Frame 1 (no input): blank canvas, image omitted
Frame 60 (no input): blank canvas, image omitted
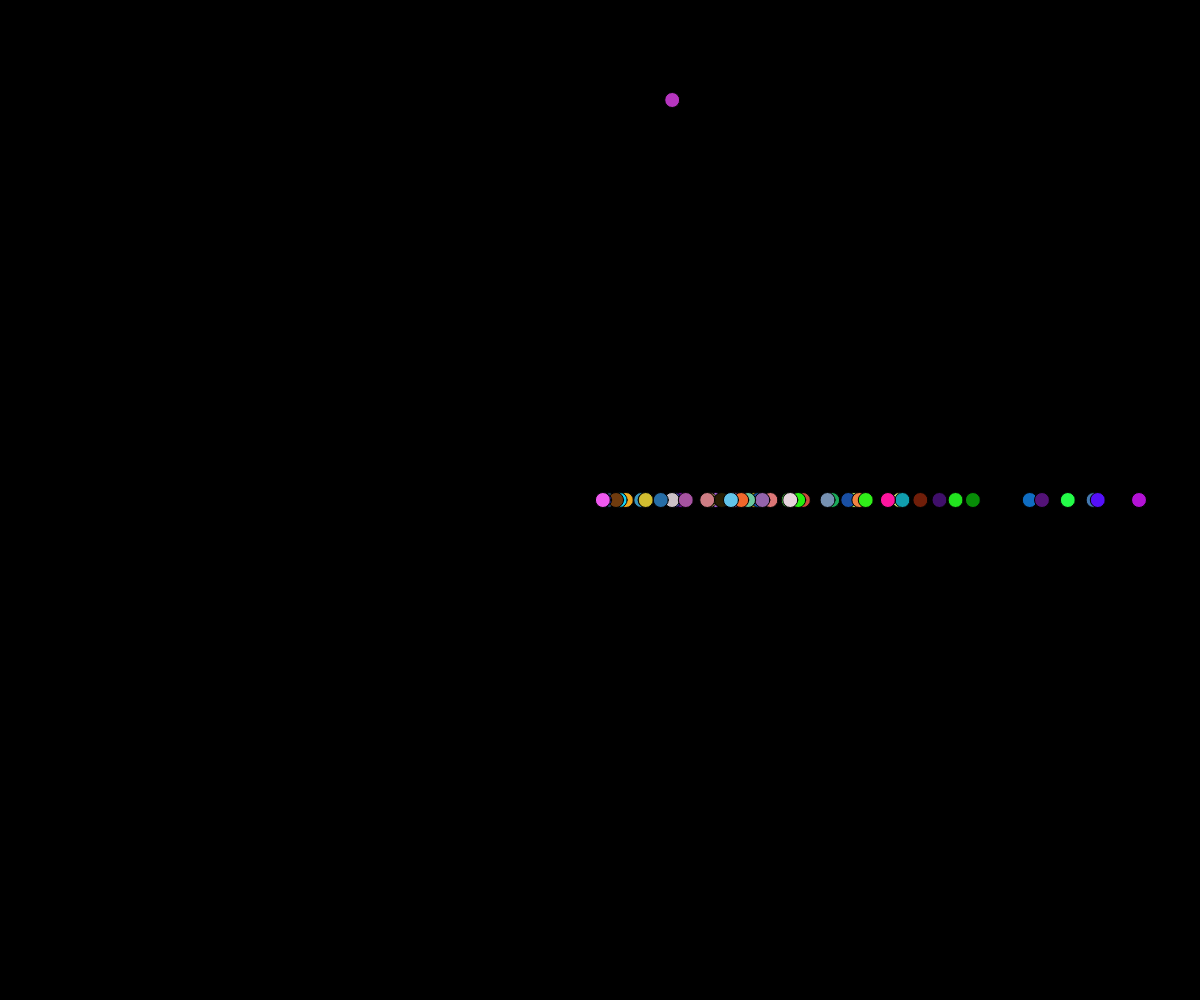
Frame 120 (the mouse pressed at the canvas centre since frame 60)

The p5.js sketch whose frames 1 and 60 were blank and that drew this single picture after the mouse press (run headless with seeded random() and noise() and a simulated clock; from frame 60 on, the mouse is pressed at the canvas centre):

// p5.js sketch
// ── sketch.js
// Object Mini Demo
// Eliz Vo
// October 10, 2025

// Global Variables --- Can only store simple data
// Cannot store Class data 
let myBall;
let ballCollection = [];

function setup(){
  createCanvas(windowWidth, windowHeight);
  myBall = new Ball(100,100);
}

function draw(){
  background(0);
  // Process SINGLE ball object 
  myBall.move();
  myBall.display();

  // Add new objects to array
  if (mouseIsPressed){
    ballCollection.push(new Ball(mouseX, mouseY));
  }

  // Process COLLECTION of objects 
  for (let b of ballCollection){
    b.move();
    b.display();
  }
}

class Ball {
  // 1. Condtructor
  constructor(x, y){
    this.x = x;   this.y = y;
    this.c = color(random(255), random(255), random(255));
    this.size = 15; 
    this.speed = random(2, 10);
  }

  // 2. Class Methods/ Functions
  display(){
    fill(this.c);
    circle(this.x, this.y, this.size);
  }

  move(){
    // Horizontal movement only
    this.x += this.speed;
    if(this.x > width){
      this.x = 0;
    }
  }
}
